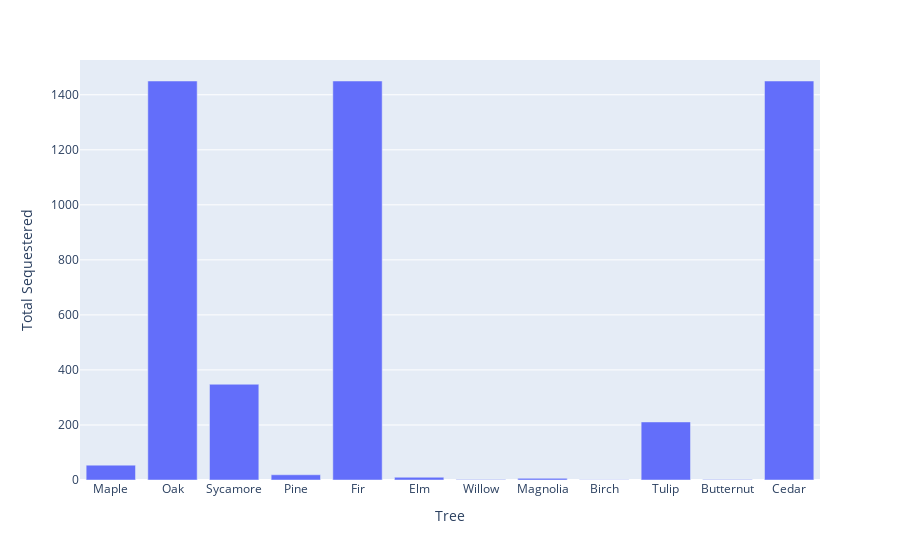

The code cell stored with this chart in its notebook:
### Code cell
import plotly.express as px
sequestered_data = pd.DataFrame({"Tree" : total_sequestered.keys() , "Total Sequestered" : total_sequestered.values()})
fig = px.bar(sequestered_data, x='Tree', y='Total Sequestered')
fig.show()

### Figure 1 — Plotly figure (JSON) as saved in the notebook; plotly's stock layout.template omitted (floating-point values rounded to 4 significant figures)
{"data": [{"alignmentgroup": "True", "hovertemplate": "Tree=%{x}<br>Total Sequestered=%{y}<extra></extra>", "legendgroup": "", "marker": {"color": "#636efa"}, "name": "", "offsetgroup": "", "orientation": "v", "showlegend": false, "textposition": "auto", "type": "bar", "x": ["Maple", "Oak", "Sycamore", "Pine", "Fir", "Elm", "Willow", "Magnolia", "Birch", "Tulip", "Butternut", "Cedar"], "xaxis": "x", "y": [54, 1450, 348, 19, 1450, 10, 2, 6, 1, 211, 2, 1450], "yaxis": "y"}], "layout": {"barmode": "relative", "legend": {"tracegroupgap": 0}, "margin": {"t": 60}, "xaxis": {"anchor": "y", "domain": [0, 1], "title": {"text": "Tree"}}, "yaxis": {"anchor": "x", "domain": [0, 1], "title": {"text": "Total Sequestered"}}}}
